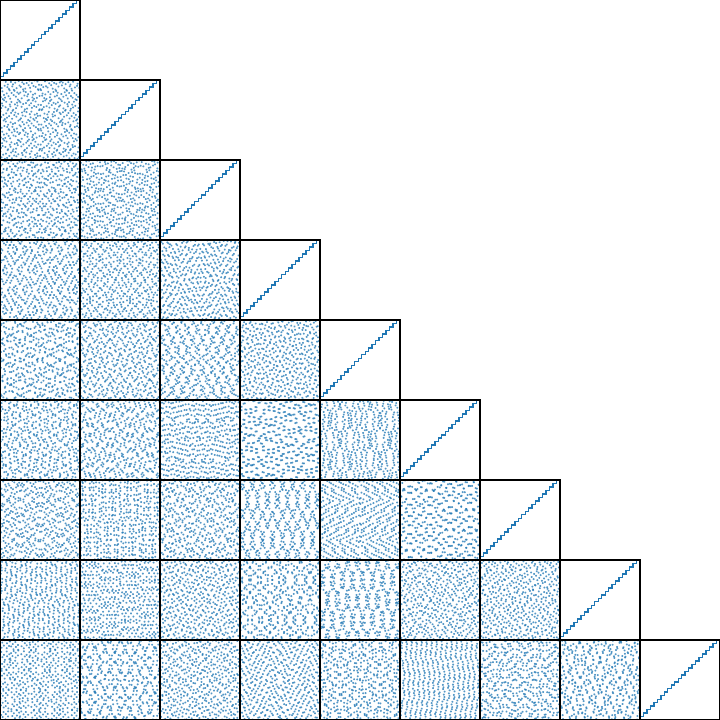

Recreate this plot in Python.
import os

import numpy as np
import matplotlib.pyplot as plt

from pmwd.sto.data import scale_Sobol, gen_sobol


def plt_proj(filename, max_rows=None, max_cols=None):
    usecols = range(max_cols) if isinstance(max_cols, int) else max_cols
    sample = np.loadtxt(filename, usecols=usecols, max_rows=max_rows)

    n, d = sample.shape

    axsize = 0.8
    fig, axes = plt.subplots(
        nrows=d,
        ncols=d,
        sharex=True,
        sharey=True,
        squeeze=False,
        subplot_kw={
            'box_aspect': 1,
            'xlim': [0, 1],
            'ylim': [0, 1],
            'xticks': [],
            'yticks': [],
        },
        gridspec_kw={
            'top': 1,
            'left': 0,
            'right': 1,
            'bottom': 0,
            'wspace': 0,
            'hspace': 0,
        },
        figsize=(d * axsize,) * 2,
    )

    for i in range(d):
        for j in range(i):
            axes[i, j].scatter(* sample.T[[j, i]],
                               s=2, marker='o', alpha=0.75, linewidth=0)

        axes[i, i].hist(sample[:, i], bins='sqrt', range=(0, 1),
                        density=True, cumulative=True, histtype='step')

        for j in range(i+1, d):
            axes[i, j].remove()

    filename = os.path.splitext(filename)[0] + str(n) + '.pdf'
    fig.savefig(filename, bbox_inches='tight', pad_inches=0)
    plt.close(fig)


def plt_scaled(filename):
    sample = scale_Sobol(fn=filename).T
    assert sample.shape[0] == 9

    fig, axes = plt.subplots(nrows=3, ncols=3, sharey=True, figsize=(9, 9),
                             subplot_kw={'box_aspect': 1})

    params = np.array([
        ('box size in Mpc', 'log', 25.6, 2560),
        ('snapshot offset $\Delta a$', 'linear', 0, 1/128),
        (r'$A_\mathrm{s} \times 10^9$', 'log', 1, 4),
        ('$n_\mathrm{s}$', 'log', 0.75, 1.25),
        ('$\Omega_\mathrm{m}$', 'log', 1/5, 1/2),
        ('$\Omega_\mathrm{b}$', 'log', 1/40, 1/8),
        ('$\Omega_k$', 'linear', -1/2, 1/4),
        ('$h$', 'log', 0.5, 1),
        ('softening ratio', 'log', 1/50, 1/20),
    ], dtype=[('xlabel', '<U39'), ('xscale', '<U6'), ('xmin', 'f8'), ('xmax', 'f8')])

    sample = sample.reshape(3, 3, -1)
    params = params.reshape(3, 3)

    for i in range(3):
        for j in range(3):
            xlabel, xscale, xmin, xmax = params[i, j]

            if xscale == 'log':
                bins = np.logspace(np.log10(xmin), np.log10(xmax), num=17)
            elif xscale == 'linear':
                bins = np.linspace(xmin, xmax, num=17)
            else:
                raise ValueError

            axes[i, j].hist(sample[i, j], bins=bins, histtype='step')
            axes[i, j].set_xlabel(xlabel)
            axes[i, j].set_xscale(xscale)

    filename = os.path.splitext(filename)[0] + '_scaled.pdf'
    fig.savefig(filename, bbox_inches='tight')
    plt.close(fig)


if __name__ == '__main__':
    filename = 'sobol.txt'

    if not os.path.exists(filename):
        gen_sobol(filename)

    plt.style.use('font.mplstyle')

    plt_proj(filename, max_rows=8)
    plt_proj(filename, max_rows=64)
    plt_proj(filename, max_rows=512)

    plt_scaled(filename)
